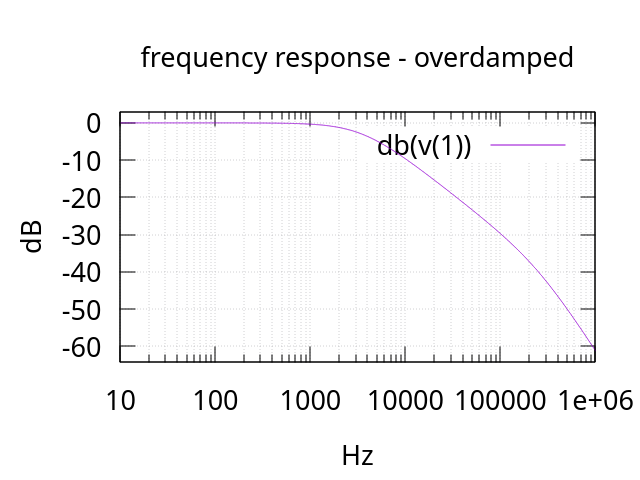

Generate this figure with gnuplot:
set encoding utf8
set termoption noenhanced
set title "frequency response - overdamped"
set xlabel "Hz"
set ylabel "dB"
set grid
set logscale x
set xrange [1e+01:1e+06]
set mxtics 10
set grid mxtics
unset logscale y 
set yrange [-6.422298e+01:3.058200e+00]
#set xtics 1
#set x2tics 1
#set ytics 1
#set y2tics 1
set format y "%g"
set format x "%g"
plot 'overdamped_freq.data' using 1:2 with lines lw 1 title "db(v(1))"
